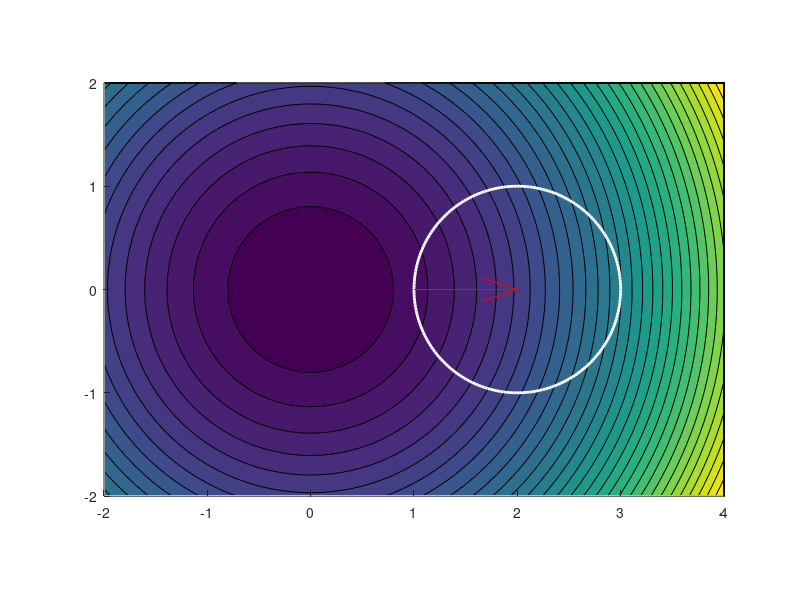

Recreate this plot in MATLAB. (Note: this script raises an error after producing the figure.)
% This script aims to give an example when the optimal point lies on the
% edge of the boundary. This is then compared to the gradient of the
% boundary and the gradient of the objective function.

% This corresponds to Example 2.2.6 (Figure 2.2, p. 10) in the accompanying paper.

% Determine whether the figure should be saved.
saveFigure = false;

% Define the function
f = @(x, y) 0.5 * (x.^2 + y.^2);

% Define the meshgrid
n = 0.1;
[xGrid, yGrid] = meshgrid(-2:n:4, -2:n:2);

% Make a contourplot of the objective function
figure; hold on;
contourf(xGrid, yGrid, f(xGrid, yGrid), 30);
axis equal;

% Plot the boundary
theta = linspace(0, 2*pi, 200);
xc = 2 + cos(theta);
yc = sin(theta);
plot(xc, yc, 'w', 'LineWidth', 2);

% Calculate the gradient
x0 = 1; y0 = 0;
grad = [x0, y0];

% Plot the gradient of the objective function
quiver(x0, y0, grad(1), -grad(2), norm(grad), 'r');

% Determine the gradient of the boundary function
tangent_dir = [grad(2), -grad(1)];

% Plot the gradient of the boundary function
t = linspace(-1, 1, 100);
xt = x0 + t * tangent_dir(1);
yt = y0 + t * tangent_dir(2);
xline(xt, "m", "LineWidth", 1);


% Plot optimal point
scatter(x0, y0, 'co', "filled");
text(2 + cos(pi/3), sin(pi/3) + 0.1, '$c(x)$', "Interpreter", "latex", ...
    'Color', 'w');
text(x0+0.1, y0+0.1, "$x^*$", "Interpreter", "latex", "Color", "c")

% Gradient labels
text(x0+1, y0+0.1, "$\nabla f(x)$", "Interpreter", "latex", ...
    "Color", "r");
text(1.1, 1.5, "$T_{x^*}$", "Interpreter", "latex", ...
    "Color", "m")

% Minimal point
scatter(0, 0, "go", "filled")
text(0.1, 0.1, "$x_{min}$", "Interpreter", "latex", ...
    "Color", "g")
title("$f(x, y) = x^2 + y^2$", "Interpreter", "latex")
xlabel("$x$", "Interpreter", "latex");
ylabel("$y$", "Interpreter","latex");

% Save the figure
if saveFigure setFigParameters("KKT voorbeeld"); end
